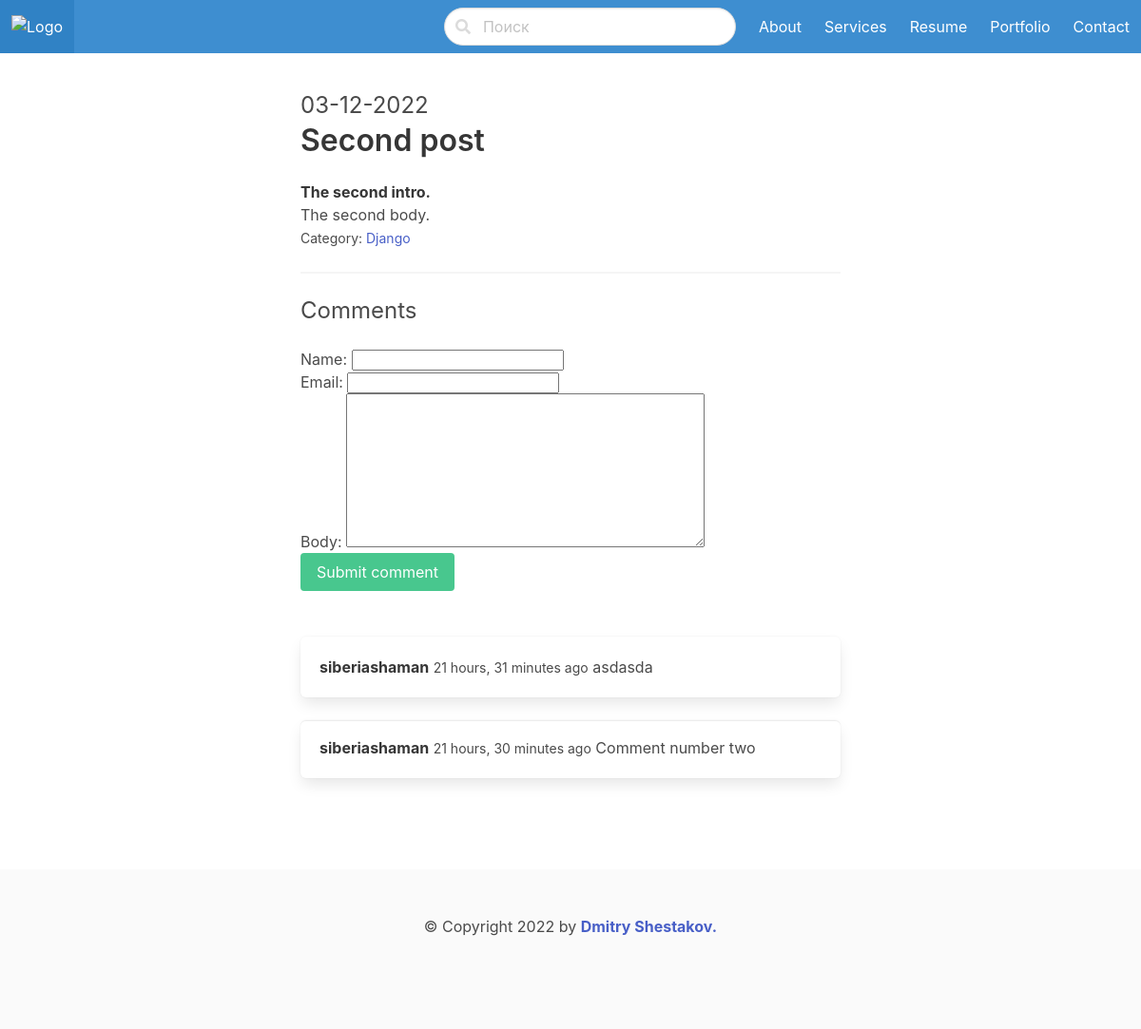
The page /django/second-post/ on the database its author committed.
### blog/models.py (models this page shows, shortened)
class Post(models.Model):
    ACTIVE = 'active'
    DRAFT = 'draft'
    CHOICES_STATUS = (
        (ACTIVE, 'Active'),
        (DRAFT, 'Draft')
    )
    category = models.ForeignKey(Category, related_name='posts', on_delete=models.CASCADE)
    title = models.CharField(max_length=255)
    slug = models.SlugField()
    intro = models.TextField()
    body = models.TextField()
    created_at = models.DateTimeField(auto_now_add=True)
    status = models.CharField(max_length=10, choices=CHOICES_STATUS, default=ACTIVE)
    image = models.ImageField(upload_to='uploads/', blank=True, null=True)
    class Meta:
        ordering = ('-created_at',)

class Category(models.Model):
    title = models.CharField(max_length=255)
    slug = models.SlugField()
    class Meta:
        ordering = ('title',)
        verbose_name_plural = "Categories"
    def __str__(self):
        return self.title

class Comment(models.Model):
    post = models.ForeignKey(Post, related_name='comments', on_delete=models.CASCADE)
    name = models.CharField(max_length=255)
    email = models.EmailField()
    body = models.TextField()
    created_at = models.DateTimeField(auto_now_add=True)

### blog/views.py (the view)
# urls.py: path('<slug:category_slug>/<slug:slug>/', views.detail, name='post_detail'),
def detail(request, category_slug, slug):
    post = get_object_or_404(Post, slug=slug, status=Post.ACTIVE)
    if request.method == 'POST':
        form = CommentForm(request.POST)
        if form.is_valid():
            comment = form.save(commit=False)
            comment.post = post
            comment.save()
            return redirect('post_detail', slug=slug)
    else:
        form = CommentForm()
    return render(request, 'blog/detail.html', {'post': post, 'form': form})

### blog/forms.py
class CommentForm(forms.ModelForm):
    class Meta:
        model = Comment
        fields = ('name', 'email', 'body')

### blog/templates/blog/detail.html (shortened to what this page needs)
{% extends 'core/base.html' %}
{% block content %}
  <section class="hero">
    <div class="hero-body">
      <div class="container">
         <section class="section">
          <div class="columns">
            <div class="column is-8 is-offset-2">
                     <h2 class="subtitle is-4">{{ post.created_at|date:'d-m-Y' }}</h2>
                     <h1 class="title">{{ post.title }}</h1>
                     <p><strong>{{ post.intro }}</strong></p>
                     <p>{{ post.body }}</p>
                     <p><small>Category: <a href="{% url 'category_detail' post.category.slug %}">{{ post.category }}</a></small></p>
                     <hr>
                     <h2 class="subtitle is-4">Comments</h2>
                     <form method="post" class="mb-6">
                         {{ form.as_p }}
                         <div class="field">
                            <div class="control">
                                <button class="button is-success">Submit comment</button>
                            </div>
                         </div>
                     </form>
                     {% for comment in post.comments.all %}
                        <article class="media box">
                            <div class="media-content">
                                <strong>{{ comment.name }}</strong>
                                <small>{{ comment.created_at|timesince }} ago</small>
                                {{ comment.body }}
                            </div>
                        </article>
                     {% endfor %}
                 </div>
            </div>
          </div>
          </section>
{% endblock %}

### core/templates/core/base.html (shortened to what this page needs)
{% load static %}
<!doctype html>
<html lang="ru">
<head>
    <link rel="stylesheet" href="https://use.fontawesome.com/releases/v5.4.1/css/all.css">
    <link rel="stylesheet" href="https://cdn.jsdelivr.net/npm/bulma@0.9.4/css/bulma.min.css">
    <link rel="stylesheet" type="text/css" href="{% static 'core/css/style.css' %}">
</head>
<body>
  <nav class="navbar is-info is-fixed-top">
    <div class="navbar-brand">
        <a class="navbar-item"href="/">
            <img src="https://bulma.io/images/bulma-type-white.png" alt="Logo">
          </a>
    </div>
    <div id="navbarExampleTransparentExample" class="navbar-menu">
      <div class="navbar-end">
        <div class=" navbar-item">
            <form method="get" action="{% url 'search' %}">
                <div class="control has-icons-left">
                      <input class="input is-rounded" name="query"  type="text" placeholder="Поиск">
                      <span class="icon is-left">
                      </span>
                </div>
            </form>
        </div>
        <a class="navbar-item" href="{% url 'about' %}">
          <span>About</span>
        </a>
        <a class="navbar-item" href="#services">
          <span>Services</span>
        </a>
        <a class="navbar-item" href="#resume">
          <span>Resume</span>
        </a>
        <a class="navbar-item" href="#portfolio">
          <span>Portfolio</span>
        </a>
        <a class="navbar-item" href="#contact">
          <span>Contact</span>
        </a>
      </div>
    </div>
  </nav>
            {% block content %}
            {% endblock %}
    <footer class="footer">
        <div class="content has-text-centered">
          <p>
            &copy; Copyright 2022 by <strong><a href="#">Dmitry Shestakov.</a></strong>
          </p>
        </div>
    </footer>
</body>
</html>

### rows shown on the page
Post: created_at "03-12-2022", title "Second post", intro "The second intro.", body "The second body.", category "Django"
Comment: name "siberiashaman", created_at "21 hours, 31 minutes", body "asdasda"
Comment: name "siberiashaman", created_at "21 hours, 30 minutes", body "Comment number two"
